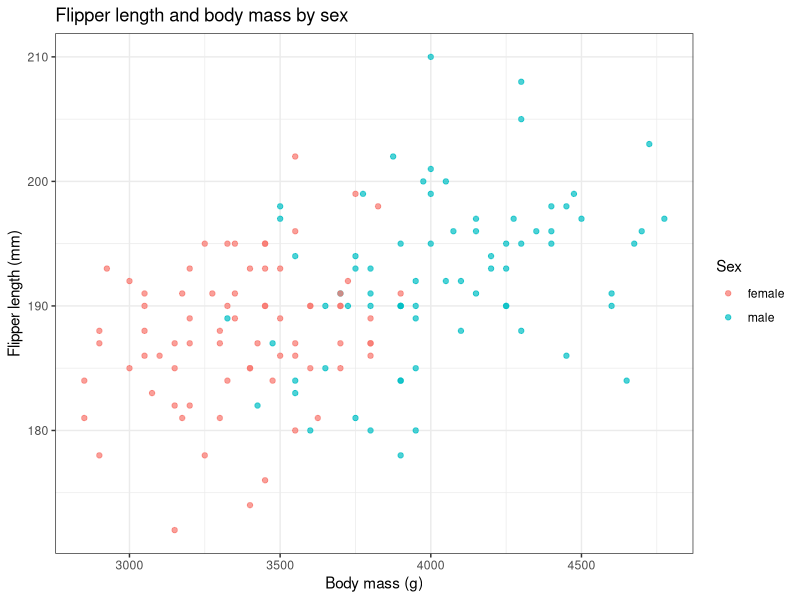
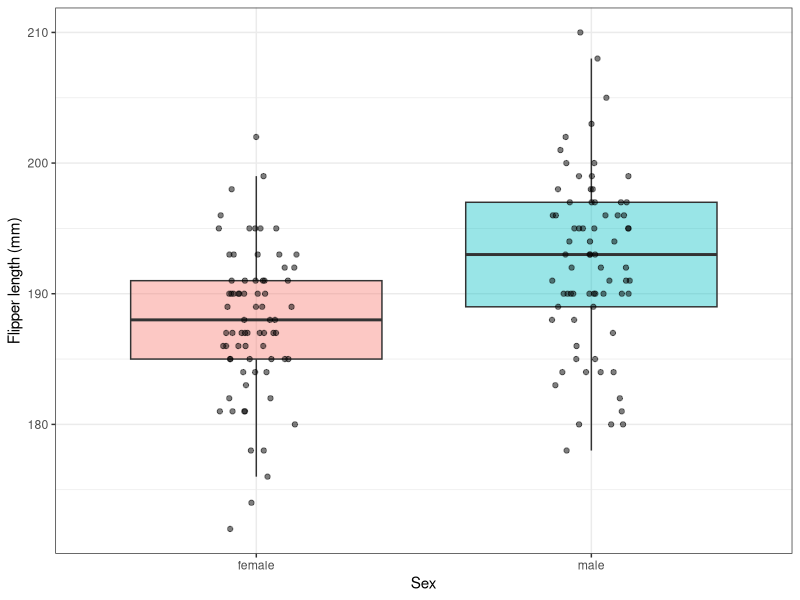
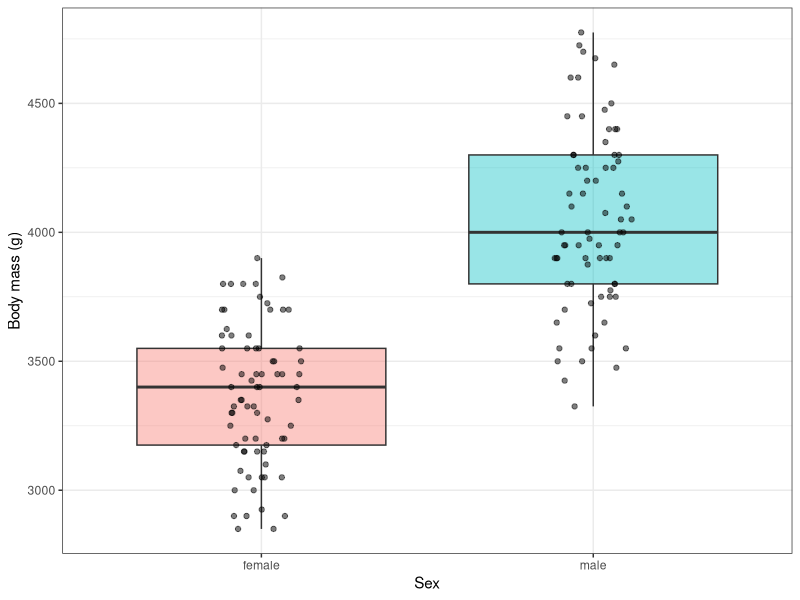
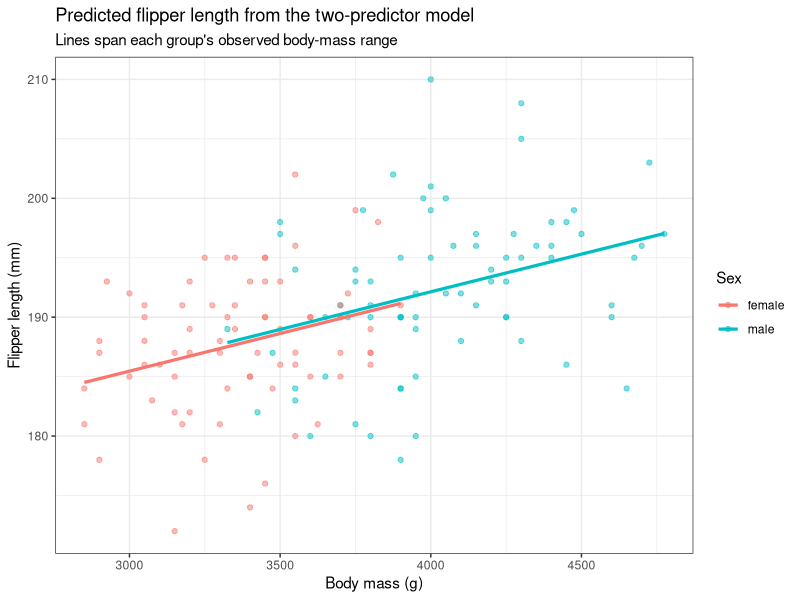
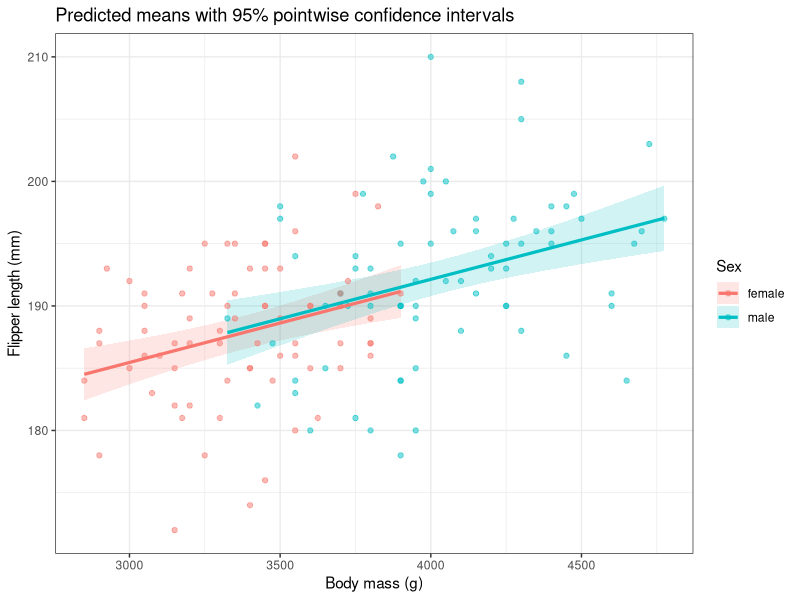
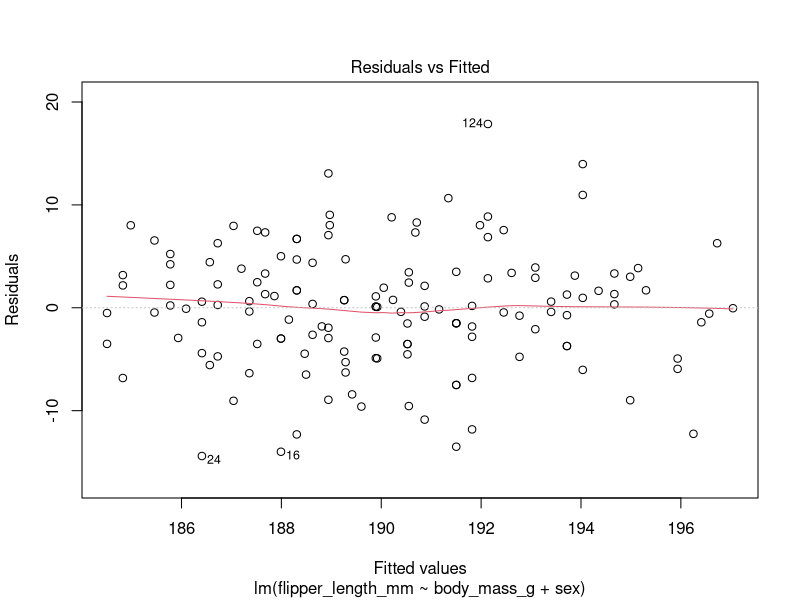
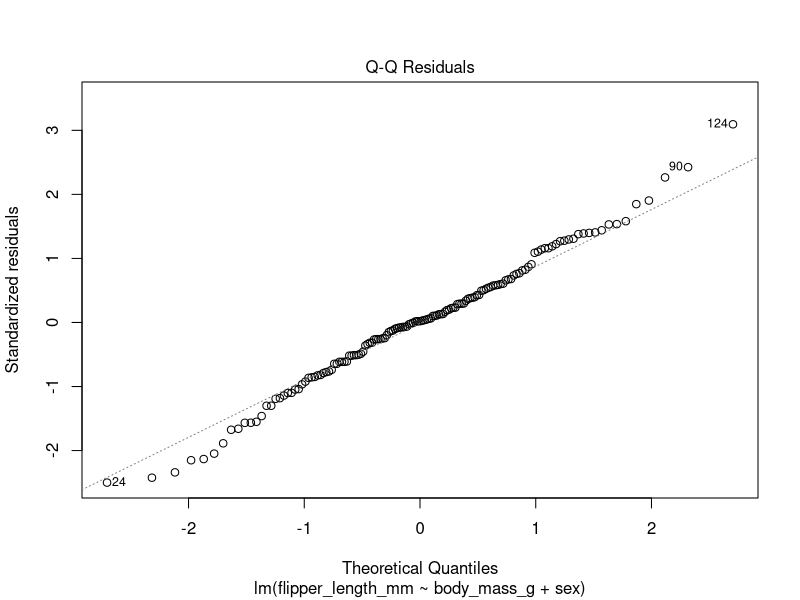
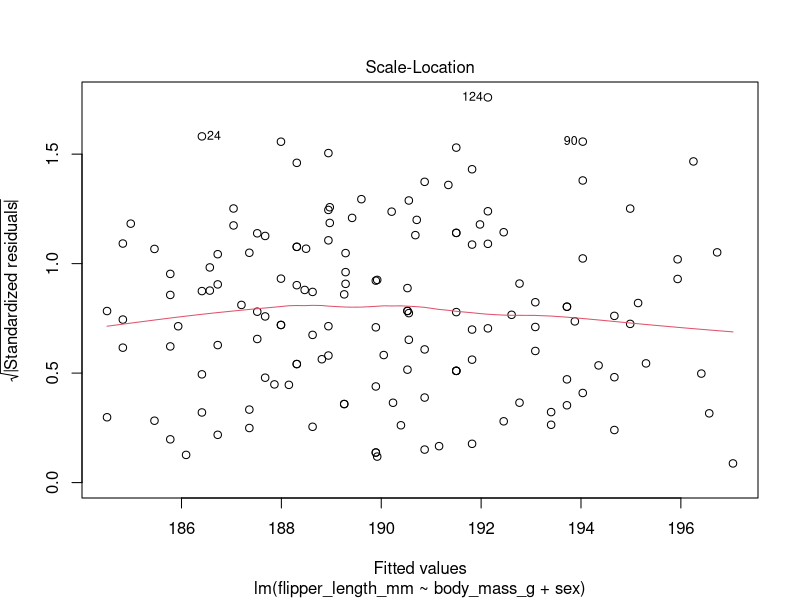

Write R code to recreate these figures, in order.
## ---- chunk 1
library(tidyverse)
library(broom)
library(palmerpenguins)

theme_set(theme_bw(base_size = 12))

glimpse(penguins)
## ---- chunk 2
adelie_dat <- penguins |>
  filter(species == "Adelie") |>
  drop_na(flipper_length_mm, body_mass_g, sex) |>
  mutate(sex = factor(sex, levels = c("female", "male")))

glimpse(adelie_dat)

adelie_dat |>
  count(sex)
## ---- chunk 3
ggplot(
  data = adelie_dat,
  mapping = aes(
    x = body_mass_g,
    y = flipper_length_mm,
    color = sex
  )
) +
  geom_point(alpha = 0.7) +
  labs(
    x = "Body mass (g)",
    y = "Flipper length (mm)",
    color = "Sex",
    title = "Flipper length and body mass by sex"
  ) +
  theme_bw()
## ---- chunk 4

ggplot(
  data = adelie_dat,
  mapping = aes(x = sex, y = flipper_length_mm, fill = sex)
) +
  geom_boxplot(outlier.shape = NA, alpha = 0.4) +
  geom_jitter(width = 0.12, height = 0, alpha = 0.5) +
  labs(x = "Sex", y = "Flipper length (mm)") +
  guides(fill = "none") +
  theme_bw()

ggplot(
  data = adelie_dat,
  mapping = aes(x = sex, y = body_mass_g, fill = sex)
) +
  geom_boxplot(outlier.shape = NA, alpha = 0.4) +
  geom_jitter(width = 0.12, height = 0, alpha = 0.5) +
  labs(x = "Sex", y = "Body mass (g)") +
  guides(fill = "none") +
  theme_bw()

adelie_dat |>
  group_by(sex) |>
  summarize(
    n_penguins = n(),
    mean_flipper_mm = mean(flipper_length_mm),
    mean_mass_g = mean(body_mass_g),
    min_mass_g = min(body_mass_g),
    max_mass_g = max(body_mass_g)
  )
## ---- chunk 5

flipper_model_add <- lm(
  flipper_length_mm ~ body_mass_g + sex,
  data = adelie_dat
)

tidy(flipper_model_add) 
## ---- chunk 6

prediction_grid <- adelie_dat |>
  group_by(sex) |>
  reframe(
    body_mass_g = seq(
      min(body_mass_g),
      max(body_mass_g),
      length.out = 100
    )
  )

prediction_grid <- prediction_grid |>
  mutate(
    predicted_flipper_mm = as.numeric(
      predict(flipper_model_add, newdata = prediction_grid)
    )
  )

head(prediction_grid)
## ---- chunk 7
ggplot(
  data = adelie_dat,
  mapping = aes(x = body_mass_g, y = flipper_length_mm, color = sex)
) +
  geom_point(alpha = 0.5) +
  geom_line(
    data = prediction_grid,
    mapping = aes(y = predicted_flipper_mm, group = sex),
    linewidth = 1.1
  ) +
  labs(
    x = "Body mass (g)",
    y = "Flipper length (mm)",
    color = "Sex",
    title = "Predicted flipper length from the two-predictor model",
    subtitle = "Lines span each group's observed body-mass range"
  ) +
  theme_bw()
## ---- chunk 8

preds <- predict(
  flipper_model_add,
  newdata = prediction_grid,
  interval = "confidence",
  level = 0.95
) |>
  as_tibble()

prediction_bands <- bind_cols(prediction_grid, preds)

ggplot(
  data = adelie_dat,
  mapping = aes(x = body_mass_g, y = flipper_length_mm, color = sex)
) +
  geom_ribbon(
    data = prediction_bands,
    mapping = aes(
      x = body_mass_g, ymin = lwr, ymax = upr,
      fill = sex, group = sex
    ),
    inherit.aes = FALSE,
    alpha = 0.18
  ) +
  geom_point(alpha = 0.5) +
  geom_line(
    data = prediction_bands,
    mapping = aes(y = fit, group = sex),
    linewidth = 1.1
  ) +
  labs(
    x = "Body mass (g)", y = "Flipper length (mm)",
    color = "Sex", fill = "Sex",
    title = "Predicted means with 95% pointwise confidence intervals"
  ) +
  theme_bw()
## ---- chunk 9
plot(flipper_model_add)
## ---- chunk 10
add_results <- augment(flipper_model_add, data = adelie_dat)
## ---- chunk 11
ggplot(
  data = add_results,
  mapping = aes(x = .fitted, y = .resid, color = sex)
) +
  geom_point(alpha = 0.6) +
  geom_hline(yintercept = 0, linetype = "dashed") +
  labs(x = "Fitted flipper length (mm)", y = "Residual (mm)", color = "Sex") +
  theme_bw()
## ---- chunk 12
ggplot(
  data = add_results,
  mapping = aes(x = body_mass_g, y = .resid, color = sex)
) +
  geom_point(alpha = 0.6) +
  geom_smooth(method = "loess", formula = y ~ x, se = FALSE) +
  geom_hline(yintercept = 0, linetype = "dashed") +
  labs(x = "Body mass (g)", y = "Residual (mm)", color = "Sex") +
  theme_bw()
## ---- chunk 13
flipper_model_int <- lm(
  flipper_length_mm ~ body_mass_g * sex,
  data = adelie_dat
)

tidy(flipper_model_int) 
## ---- chunk 14
prediction_grid <- adelie_dat |>
  group_by(sex) |>
  reframe(
    body_mass_g = seq(
      min(body_mass_g),
      max(body_mass_g),
      length.out = 100
    )
  )

prediction_grid <- prediction_grid |>
  mutate(
    predicted_flipper_mm = as.numeric(
      predict(flipper_model_int, newdata = prediction_grid)
    )
  )

head(prediction_grid)

ggplot(
  data = adelie_dat,
  mapping = aes(x = body_mass_g, y = flipper_length_mm, color = sex)
) +
  geom_point(alpha = 0.5) +
  geom_line(
    data = prediction_grid,
    mapping = aes(y = predicted_flipper_mm, group = sex),
    linewidth = 1.1
  ) +
  labs(
    x = "Body mass (g)",
    y = "Flipper length (mm)",
    color = "Sex",
    title = "Predicted flipper length from the interaction model",
    subtitle = "Lines span each group's observed body-mass range"
  ) +
  theme_bw()

preds <- predict(
  flipper_model_int,
  newdata = prediction_grid,
  interval = "confidence",
  level = 0.95
) |>
  as_tibble()

prediction_bands <- bind_cols(prediction_grid, preds)

ggplot(
  data = adelie_dat,
  mapping = aes(x = body_mass_g, y = flipper_length_mm, color = sex)
) +
  geom_ribbon(
    data = prediction_bands,
    mapping = aes(
      x = body_mass_g, ymin = lwr, ymax = upr,
      fill = sex, group = sex
    ),
    inherit.aes = FALSE,
    alpha = 0.18
  ) +
  geom_point(alpha = 0.5) +
  geom_line(
    data = prediction_bands,
    mapping = aes(y = fit, group = sex),
    linewidth = 1.1
  ) +
  labs(
    x = "Body mass (g)", y = "Flipper length (mm)",
    color = "Sex", fill = "Sex",
    title = "Interaction model: predicted means with 95% confidence intervals"
  ) +
  theme_bw()
## ---- chunk 15
plot(flipper_model_int)
## ---- chunk 16

int_results <- augment(flipper_model_int, data = adelie_dat)

ggplot(
  data = int_results,
  mapping = aes(x = .fitted, y = .resid, color = sex)
) +
  geom_point(alpha = 0.6) +
  geom_hline(yintercept = 0, linetype = "dashed") +
  labs(x = "Fitted flipper length (mm)", y = "Residual (mm)", color = "Sex") +
  theme_bw()
## ---- chunk 17
ggplot(
  data = int_results,
  mapping = aes(x = body_mass_g, y = .resid, color = sex)
) +
  geom_point(alpha = 0.6) +
  geom_smooth(method = "loess", formula = y ~ x, se = FALSE) +
  geom_hline(yintercept = 0, linetype = "dashed") +
  labs(x = "Body mass (g)", y = "Residual (mm)", color = "Sex") +
  theme_bw()
## ---- chunk 18
comparison_penguins <- expand_grid(
  body_mass_g = c(3500, 3800),
  sex = factor(
    c("female", "male"),
    levels = levels(adelie_dat$sex)
  )
)

comparison_predictions <- comparison_penguins |>
  mutate(
    additive_prediction = augment(
      flipper_model_add,
      newdata = comparison_penguins
    )$.fitted,
    interaction_prediction = augment(
      flipper_model_int,
      newdata = comparison_penguins
    )$.fitted
  )

comparison_predictions
## ---- chunk 19
prediction_differences <- comparison_predictions |>
  pivot_wider(
    names_from = sex,
    values_from = c(additive_prediction, interaction_prediction)
  ) |>
  mutate(
    additive_difference =
      additive_prediction_male - additive_prediction_female,
    interaction_difference =
      interaction_prediction_male - interaction_prediction_female
  ) |>
  select(body_mass_g, additive_difference, interaction_difference)

prediction_differences
## ---- chunk 20
model_comparison <- bind_rows(
  additive = glance(flipper_model_add),
  interaction = glance(flipper_model_int),
  .id = "model"
) |>
  select(model, nobs, r.squared, adj.r.squared, sigma)

model_comparison
## ---- chunk 21
tidy(flipper_model_int, conf.int = TRUE) |>
  filter(term == "body_mass_g:sexmale") |>
  select(term, estimate, conf.low, conf.high, p.value)
## ---- chunk 22
comparison_grid <- adelie_dat |>
  group_by(sex) |>
  reframe(
    body_mass_g = seq(
      min(body_mass_g),
      max(body_mass_g),
      length.out = 100
    )
  )

comparison_lines <- bind_rows(
  additive = augment(
    flipper_model_add,
    newdata = comparison_grid
  ),
  interaction = augment(
    flipper_model_int,
    newdata = comparison_grid
  ),
  .id = "model"
)

ggplot(
  data = adelie_dat,
  mapping = aes(
    x = body_mass_g,
    y = flipper_length_mm,
    color = sex
  )
) +
  geom_point(alpha = 0.4) +
  geom_line(
    data = comparison_lines,
    mapping = aes(y = .fitted, group = sex),
    linewidth = 1.1
  ) +
  facet_wrap(~ model) +
  labs(
    x = "Body mass (g)",
    y = "Flipper length (mm)",
    color = "Sex",
    title = "Comparing additive and interaction models",
    subtitle = "Lines span each sex's observed body-mass range"
  ) +
  theme_bw()
## ---- chunk 23
AIC(flipper_model_add, flipper_model_int)
